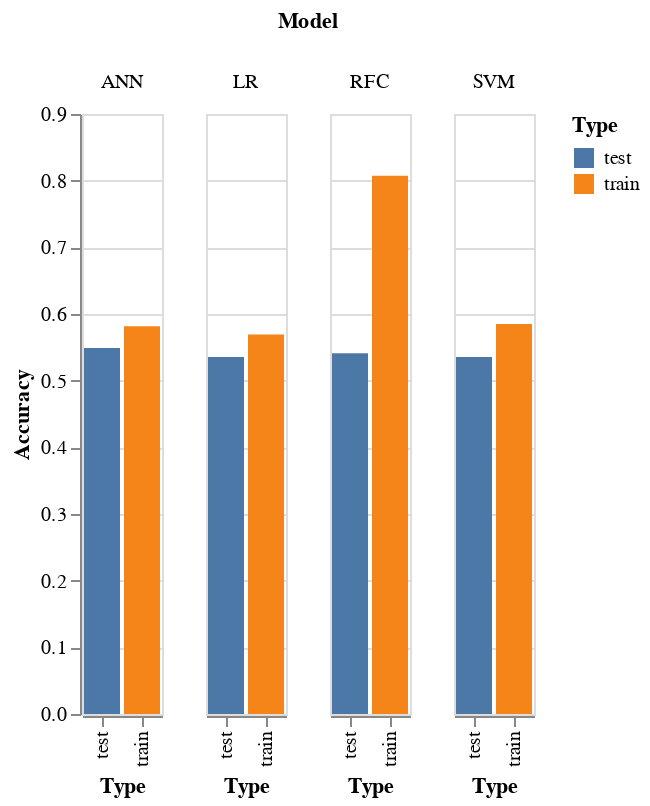

The cell this chart's notebook holds for it:
### Code cell
alt.Chart(modelsAcc).mark_bar().encode(
    x='Type:N',
    y='Accuracy:Q',
    color='Type:N',
    column='Model:N'
)

### Figure 1 — Vega-Lite specification as saved in the notebook (floating-point values rounded to 4 significant figures)
{"config": {"view": {"continuousWidth": 400, "continuousHeight": 300}}, "data": {"name": "data-f32f4b943898e1842b1c235613daec37"}, "mark": "bar", "encoding": {"color": {"field": "Type", "type": "nominal"}, "column": {"field": "Model", "type": "nominal"}, "x": {"field": "Type", "type": "nominal"}, "y": {"field": "Accuracy", "type": "quantitative"}}, "$schema": "https://vega.github.io/schema/vega-lite/v4.17.0.json", "datasets": {"data-f32f4b943898e1842b1c235613daec37": [{"Model": "SVM", "Accuracy": 0.5851, "Type": "train"}, {"Model": "LR", "Accuracy": 0.5694, "Type": "train"}, {"Model": "RFC", "Accuracy": 0.8072, "Type": "train"}, {"Model": "ANN", "Accuracy": 0.5817, "Type": "train"}, {"Model": "SVM", "Accuracy": 0.5355, "Type": "test"}, {"Model": "LR", "Accuracy": 0.5355, "Type": "test"}, {"Model": "RFC", "Accuracy": 0.541, "Type": "test"}, {"Model": "ANN", "Accuracy": 0.5492, "Type": "test"}]}}
